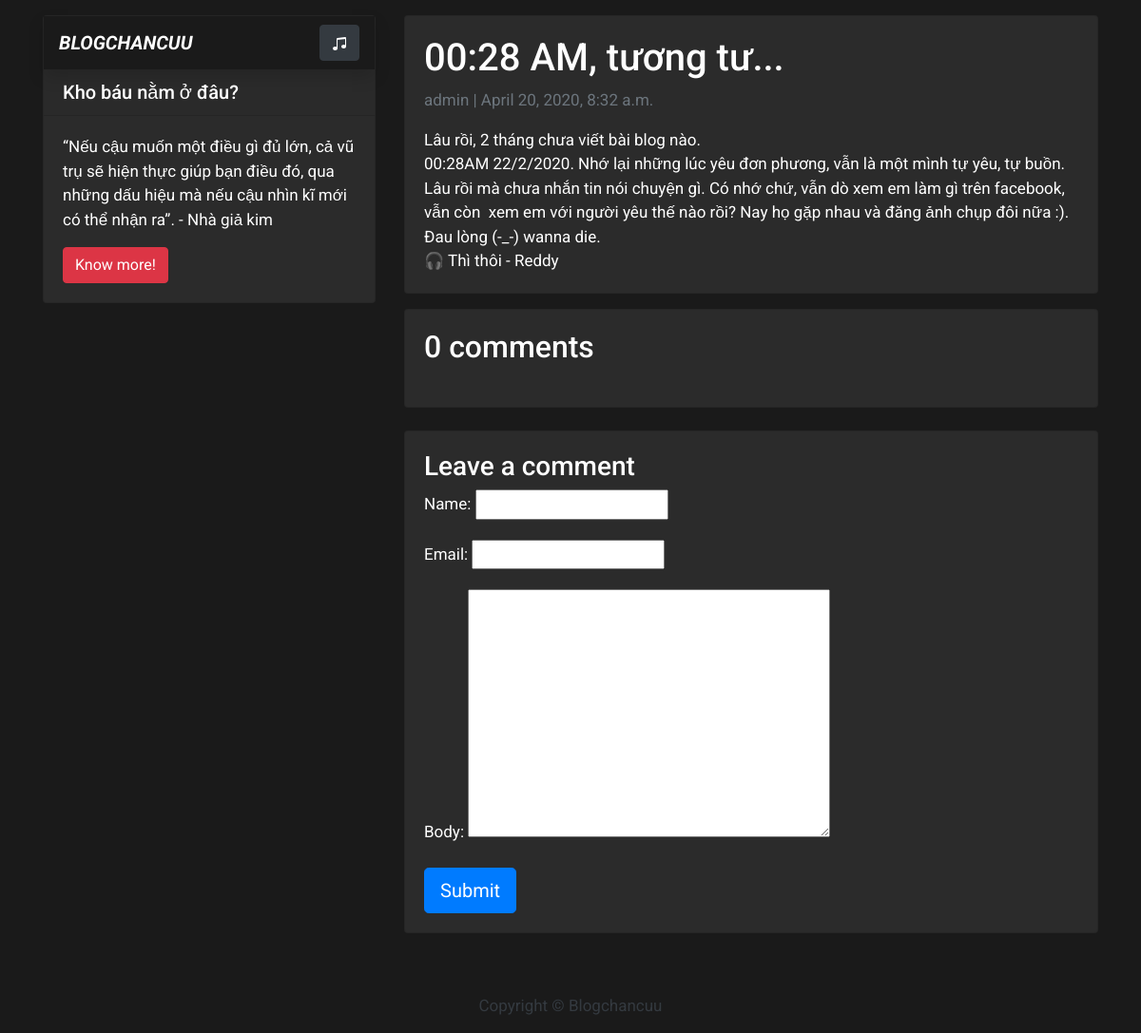
Page /0028-am-tung-tu/ on the committed database.
### blog/models.py (models this page shows, shortened)
class Post(models.Model):
	title = models.CharField(max_length=200, unique=True)
	slug = models.SlugField(max_length=200, unique=True)
	author = models.ForeignKey(User, on_delete= models.CASCADE, related_name="blog_posts")
	update_on = models.DateTimeField(auto_now= True)
	content = models.TextField()
	created_on = models.DateTimeField(auto_now_add=True)
	status = models.IntegerField(choices= STATUS, default=0)
	class Meta:
		ordering = ['-created_on']

### blog/views.py (the view)
# urls.py: path('<slug:slug>/', views.post_detail, name='post_detail'),
def post_detail(request, slug):
    template_name = 'post_detail.html'
    post = get_object_or_404(Post, slug=slug)
    comments = post.comments.filter(active=True)
    new_comment = None
    print(post.title)
    if request.method == 'POST':
        comment_form = CommentForm(data=request.POST)
        if comment_form.is_valid():
            new_comment = comment_form.save(commit=False)
            new_comment.post = post
            new_comment.save()
    else:
        comment_form = CommentForm()
    return render(request, template_name, {
        'post': post,
        'comments': comments,
        'new_comment': new_comment,
        'comment_form': comment_form
    })

### blog/forms.py
class CommentForm(forms.ModelForm):
    class Meta:
        model = Comment
        fields = ('name', 'email', 'body')

### templates/post_detail.html (shortened to what this page needs)
{% extends 'base.html' %} {% block content %}
<div class="container">
  <div class="row">
    {% block sidebar %} {% include 'sidebar.html' %} {% endblock sidebar %}
    <div class="col-md-8 mb-4  mt-3 left  top">
      <div class="card-body card">
        <h1>{% block title %} {{ post.title }} {% endblock title %}</h1>
        <p class=" text-muted">{{ post.author }} | {{ post.created_on }}</p>
        <div class="">{{ post.content | safe }}</div>
      </div>
      <div class="card-body card mb-4 mt-3">
        {% with comments.count as total_comments %}
        <h2>{{ total_comments }} comments</h2>
          {% endwith %}
      </div>
      <div class="card-body card mb-4 mt-3">
        {% if new_comment %}
        <div class="alert alert-success" role="alert">
          Your comment is awaiting moderation
        </div>
        {% else %}
        <h3>Leave a comment</h3>
        <form method="post">
          {{ comment_form.as_p }}
          <button type="submit" class="btn btn-primary  btn-lg">Submit</button>
        </form>
        {% endif %}
      </div>
    </div>
  </div>
</div>
{% endblock content %}

### static/css/base.css (style rules this page uses)
body { font-family: "Roboto", sans-serif; font-size: 17px; background-color: #1a1a1a; }
.card { background-color: #2b2b2b; color: #fff; }

### rows in the picture
Post: title "00:28 AM, tương tư...", author "admin", created_on "April 20, 2020, 8:32 a.m.", content "Lâu rồi, 2 tháng chưa viết bài blog nào. 00:28AM 22/2/2020. Nhớ lại những lúc yêu đơn phương, vẫn là một mình tự yêu, tự buồn. Lâu rồi mà chưa nhắn tin nói chuyện gì. Có nhớ chứ, vẫn dò xem em làm gì trên facebook, vẫn còn xem em với người yêu thế nào rồi? Nay họ gặp nhau và đăng ảnh chụp đôi nữa :). Đau lòng (-_-) wanna die. 🎧 Thì thôi - Reddy"

### other values in the picture
{{ total_comments }} "0"
